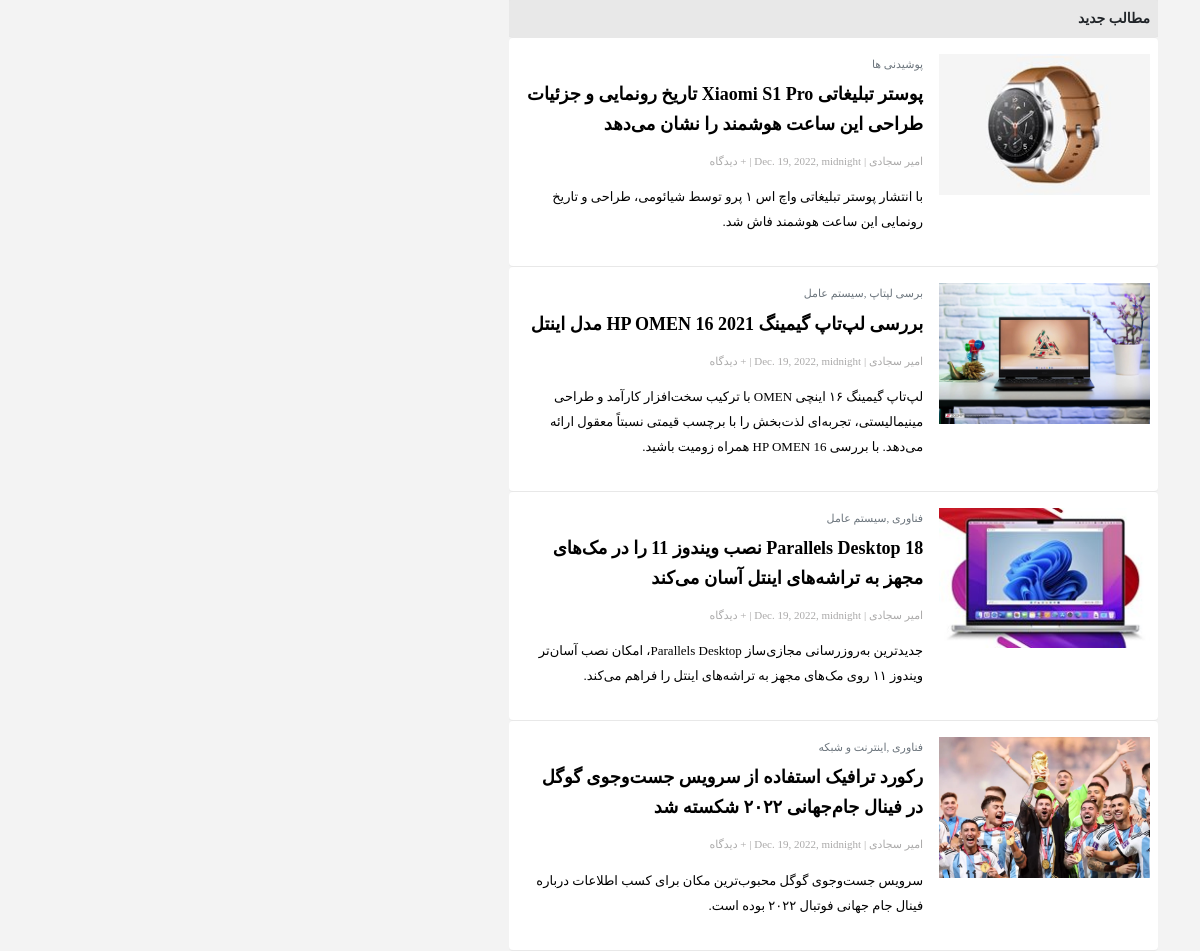
The app's page /, older data.
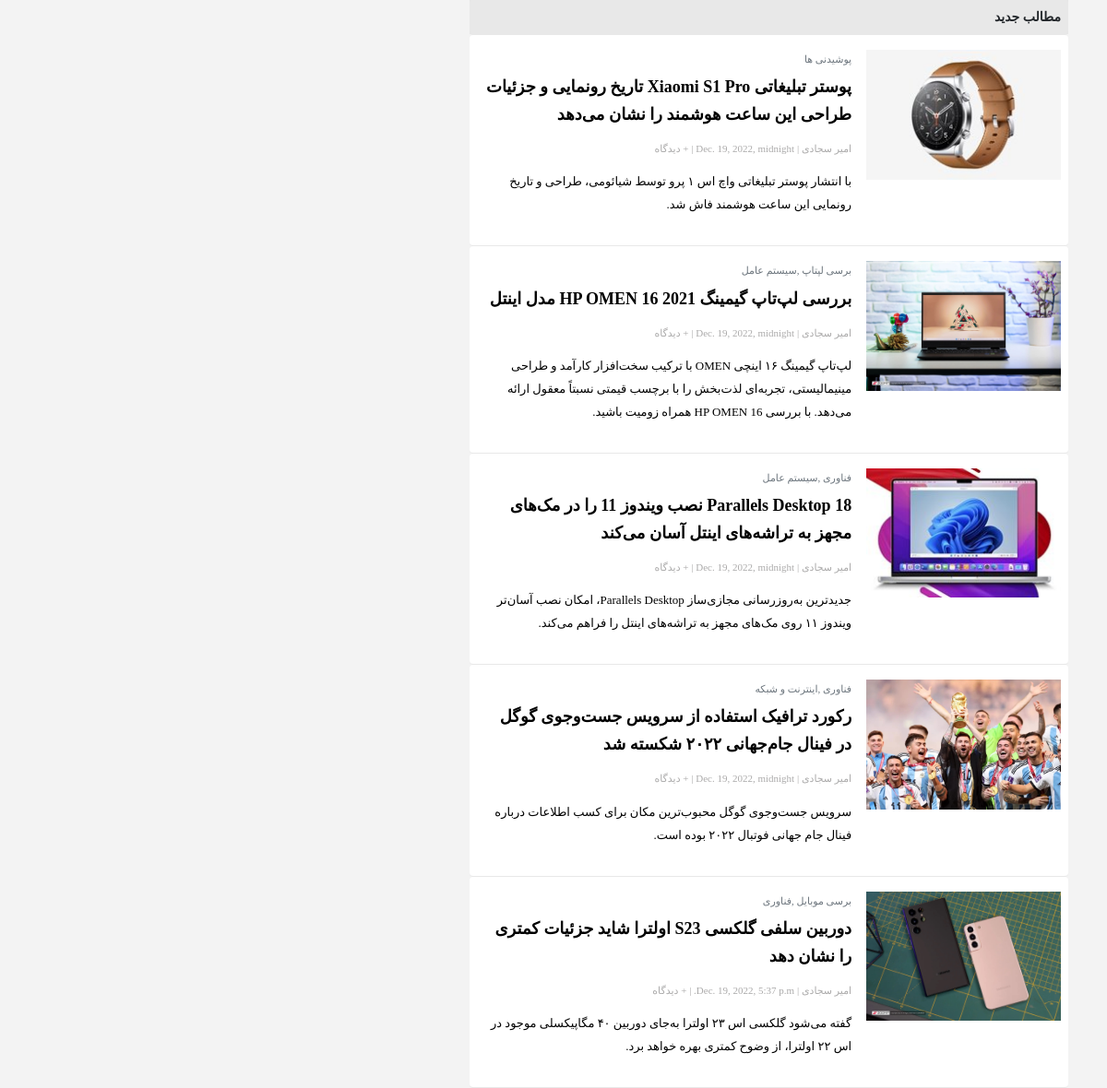
The same page, newer data.
### article_module/models.py (models this page shows, shortened)
class Article(models.Model):
    title = models.CharField(max_length=300, verbose_name="عنوان مقاله")
    slug = models.SlugField(max_length=400, allow_unicode=True, db_index=True, verbose_name="عنوان در url")
    image = models.ImageField(upload_to="images/articles", verbose_name="تصویر مقاله")
    short_description = models.TextField(verbose_name="توضحیات مختصر")
    text = models.TextField(verbose_name="توضیحات مقاله")
    is_active = models.BooleanField(default=True, verbose_name="فعال / غیرفعال")
    selected_categories = models.ManyToManyField(to="ArticleCategory", verbose_name="دسته بندی های مقاله")
    author = models.ForeignKey(User, verbose_name="نویسنده", null=True, editable=False, on_delete=models.CASCADE)
    create_date = models.DateTimeField(auto_now_add=True, verbose_name="تاریخ ایجاد", editable=False)
    class Meta:
        verbose_name = "مقاله"
        verbose_name_plural = "مقالات"

class ArticleCategory(models.Model):
    parent = models.ForeignKey("ArticleCategory",null=True,blank=True,on_delete=models.CASCADE ,verbose_name="دسته بندی")
    title = models.CharField(max_length=200, verbose_name="عنوان دسته بندی")
    url_title = models.CharField(max_length=200,unique=True, verbose_name="عنوان  دسته بندی در url")
    is_active = models.BooleanField(default=True, verbose_name="فعال / غیرفعال")
    is_article = models.BooleanField(default=True, verbose_name="مقاله میباشد")
    class Meta:
        verbose_name = "دسته بندی مقالات"
        verbose_name_plural = "دسته بندی های مقالات"

### account_module/models.py (models this page shows)
class User(AbstractUser):
    mobile = models.CharField(max_length=20)
    email_activation_code = models.CharField(max_length=100, verbose_name="کد فعال سازی")
    class Meta:
        verbose_name = "کاربر"
        verbose_name_plural = "کاربران"
    def __str__(self):
        if self.first_name is not "" and self.last_name is not "" :
            return self.get_full_name()
        return self.email

### article_module/views.py (the view)
# urls.py: path('', body_main_sideView.as_view(), name="home-page"),
class body_main_sideView(ListView):
    model = Article
    template_name = "article_module/body_components/homePage/main_side-home.html"
    def get_queryset(self):
        query = super(body_main_sideView, self).get_queryset()
        category_name = self.kwargs.get("category")
        if(category_name is not None):
            query = query.filter(selected_categories__url_title__iexact=category_name, is_active=True)
        return query
    def get_context_data(self, *, object_list=None, **kwargs):
        context = super(body_main_sideView, self).get_context_data()
        url_title = self.kwargs.get("category", None)
        if(url_title):
            title = ArticleCategory.objects.filter(url_title=url_title).values("title")[0].get("title")
            context["url_persian_title"] = title
        return context

### article_module/templates/article_module/body_components/homePage/main_side-home.html (shortened to what this page needs)
{% extends "home_module/homePage.html" %}
{% load jalali_tags %}
{% block main-side %}
<div id="main-side" class="col-md-9 col-lg-6">
                <div class="card">
                    <div id="side-header" class="p-2 col-12">
                    {% if request.path == "/" %}
                        مطالب جدید
                        {% else %}
                           مطالب بخش
                        {{ url_persian_title }}
                    {% endif %}
                    </div>
                </div>
                {% for article in article_list %}
                    <div class="card px-2 py-3">
                    <div class="row g-0">
                        <div class="col-4 p-0">
                            <a href="{% url 'detail-page' slug=article.slug %}">
                                <img src="{{ article.image.url }}" class="img-fluid" alt="...">
                            </a>
                        </div>
                        <div class="col-8">
                            <div class="card-body p-2 pe-3">
                                <div style="display: flex;flex-direction: row">
                                    {% for cat in article.selected_categories.all %}
                                        <a href="{% url 'home-page-by-category' category=cat.url_title %}">
                                        {% if article.selected_categories.last == cat %}
                                            <h6 class="card-subtitle text-muted"> {{ cat.title }} </h6>
                                            {% else %}
                                            <h6 class="card-subtitle text-muted"> {{ cat.title }} , </h6>
                                        {% endif %}
                                        </a>
                                        {% endfor %}
                                </div>
                                <a href="{% url 'detail-page' slug=article.slug %}">
                                    <h5 class="py-2 card-title">
                                        {{ article.title }}
                                    </h5>
                                </a>
                                <a href="#">
                                    <h6 class="card-author" style="font-family: IranSans">
                                        {{article.author}} | {{ article.create_date | to_jalali}}  | + دیدگاه
                                    </h6>
                                </a>
                                <a href="{% url 'detail-page' slug=article.slug %}">
                                    <p class="py-2 card-text">
                                        {{ article.short_description }}
                                    </p>
                                </a>
                            </div>
                        </div>
                    </div>
                </div>
                {% endfor %}
            </div>
{% endblock %}

### home_module/templates/home_module/homePage.html (shortened to what this page needs)
{% extends "shared/_layout.html" %}
{% load static %}
{% load render_partial %}
{% block content %}
<body>
    <section id="body">
    <div class="container">
        <div class="row" style="text-align:center; direction: rtl;">
            {% block main-side %}{% endblock %}
        </div>
    </div>
</section>
</body>
{% endblock %}

### templates/shared/_layout.html (shortened to what this page needs)
{% load static %}
{% load render_partial %}
<!DOCTYPE html>
<html lang="en">
<head>
    {% include "shared/includes/header_urls.html" %}
</head>
    {% block content %}{% endblock %}
</html>

### templates/shared/includes/header_urls.html
{% load static %}
<link rel="stylesheet" href="{% static 'css/bootstrap.css' %}">
<link rel="stylesheet" href="https://cdnjs.cloudflare.com/ajax/libs/font-awesome/4.7.0/css/font-awesome.min.css">
<link rel="stylesheet" href="{% static 'css/setting.css' %}">
<link rel="stylesheet" href="{% static 'css/header-style.css' %}">
<link rel="stylesheet" href="{% static 'css/header-fontStyle.css' %}">
<link rel="stylesheet" href="{% static 'css/slider-style.css' %}">
<link rel="stylesheet" href="{% static 'css/feature-news.css' %}">
<link rel="stylesheet" href="{% static 'css/left&right-side.css' %}">
<link rel="stylesheet" href="{% static 'css/main-side.css' %}">
<link rel="stylesheet" href="{% static 'css/guid.css' %}">
<link rel="stylesheet" href="{% static 'css/review.css' %}">
<link rel="stylesheet" href="{% static 'css/footer.css' %}">

### templates/shared/includes/footer_urls.html (shortened to what this page needs)
{% load static %}

### static/css/setting.css (style rules this page uses)
body { background-color: #f3f3f3; }
@media (min-width: 1199.98px) { #body .col-lg-6 { width: 59%; } }

### static/css/header-style.css (style rules this page uses)
* { list-style: none; text-decoration: none !important; }

### static/css/left&right-side.css (style rules this page uses)
#side-header { text-align: right; font-family: "IranSans"; font-weight: 600; font-size: 14px; background-color: #e5e5e5e1; height: fit-content; }

### static/css/main-side.css (style rules this page uses)
#main-side .card { text-align: right; font-family: "IranSans"; font-size: 12px; border: none; }
#main-side .card { border-bottom: 1px solid #e5e5e5e1; }
#main-side .card a { color: #000; }
#main-side .card img { width: 100%; }
#main-side .card h5 { font-weight: bold; font-size: 18px; line-height: 30px; }
#main-side .card h6 { font-size: 11px; }
#main-side .card .card-text { font-size: 13px; line-height: 25px; }
#main-side .card .card-author { color: #abaaaa; }

### static/css/footer.css (style rules this page uses)
footer h5,h6 { color: #fff; text-align: right; }

Row changes from the older to the newer data that the page shows:
added Article: image (picture), title "دوربین سلفی گلکسی S23‌ اولترا شاید جزئیات کمتری را نشان دهد", author "امیر سجادی", create_date|to_jalali "Dec. 19, 2022, 5:37 p.m.", short_description "گفته می‌شود گلکسی اس ۲۳ اولترا به‌جای دوربین ۴۰ مگاپیکسلی موجود در اس ۲۲ اولترا، از وضوح کمتری بهره خواهد برد.", ArticleCategory (title "فناوری")
now on this page (row unchanged): ArticleCategory: title "برسی موبایل", shown under "دوربین سلفی گلکسی S23‌ اولترا شاید جزئیات کمتری را نشان دهد"
